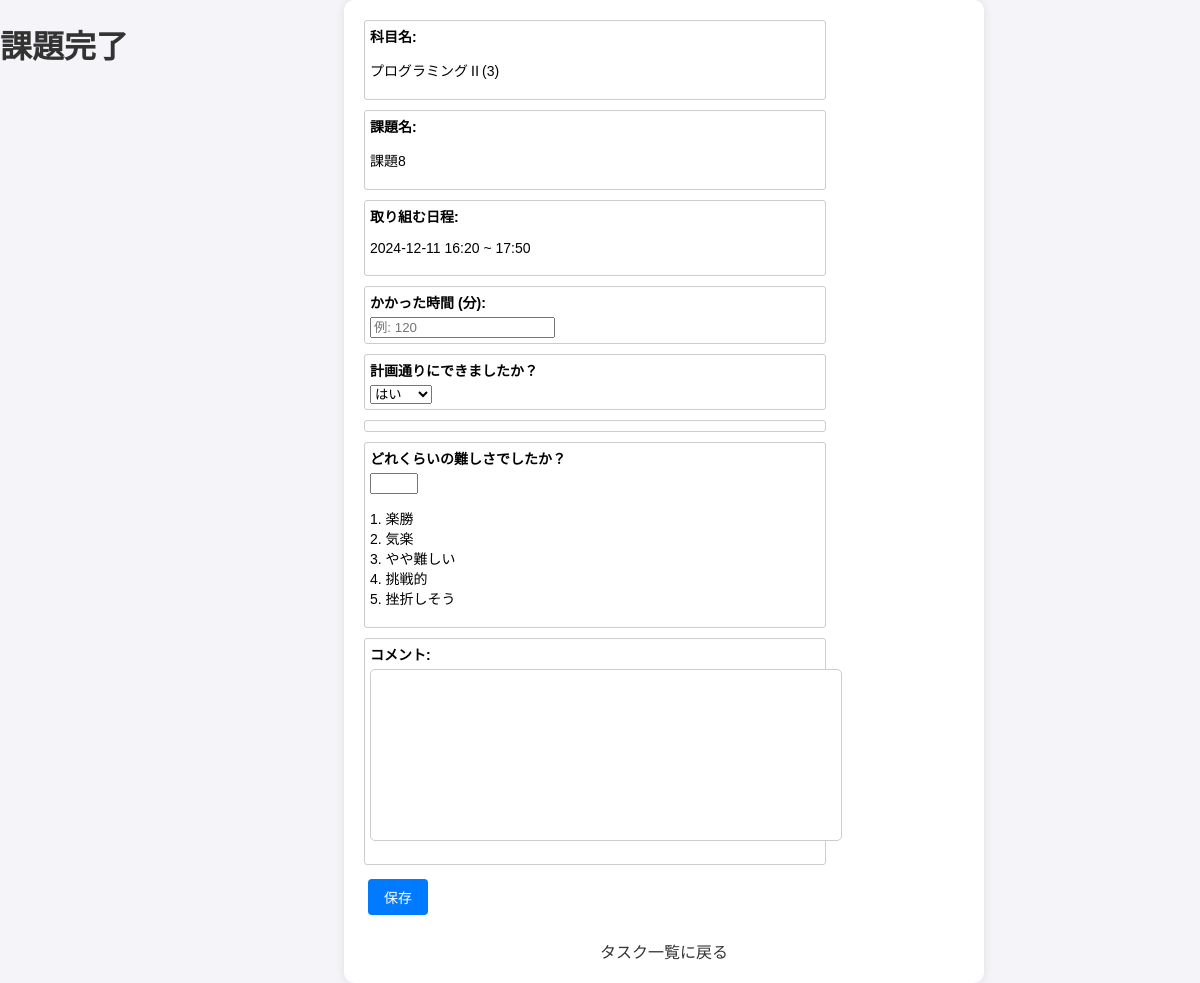
/task/39/completion/ (signed in), run on the app's committed database.
### accounts/models.py (models this page shows, shortened)
class Task(models.Model):
    user = models.ForeignKey(User, on_delete=models.CASCADE)
    subject_name = models.CharField(max_length=100)
    assignment_name = models.CharField(max_length=100)
    work_date = models.DateTimeField()  # 日時を統合して保存
    end_date = models.DateTimeField()  # 終了時刻を追加
    deadline = models.DateTimeField()  # 日時を統合して保存
    memo = models.TextField(blank=True, null=True)
    is_completed = models.BooleanField(default=False)

### accounts/views.py (the view)
# urls.py: path('task/<int:task_id>/completion/', views.completion_view, name='completion_view'),
def completion_view(request, task_id):
    task = get_object_or_404(Task, id=task_id, user=request.user)
    if request.method == 'POST':
        form = CompletionForm(request.POST)
        if form.is_valid():
            completed_task = form.save(commit=False)
            completed_task.task = task
            completed_task.subject_name = task.subject_name
            completed_task.assignment_name = task.assignment_name
            completed_task.user = request.user  # 現在のユーザーを設定
            completed_task.save()  # データベースに保存
            task.is_completed = True
            task.save()
            return redirect('graph_display')
        else:
            print("Form is not valid:", form.errors)
            return render(request, 'accounts/completion.html', {'task': task, 'form': form})
    else:
        form = CompletionForm()
    return render(request, 'accounts/completion.html', {'task': task, 'form': form})

### accounts/forms.py
class CompletionForm(forms.ModelForm):
    time_spent = forms.IntegerField(
        widget=forms.TextInput(attrs={'type': 'number', 'min': '1', 'placeholder': '例: 120'}),
        label='かかった時間（分）'
    )
    completed_on_time = forms.ChoiceField(
        choices=[('yes', 'はい'), ('no', 'いいえ')],
        label='計画通りにできましたか？'
    )
    difficulty = forms.IntegerField(
        widget=forms.TextInput(attrs={'type': 'number', 'min': '1', 'max': '5'}),
        label='難易度（1～5）'
    )
    comment = forms.CharField(widget=forms.Textarea, label='課題に対するコメント', required=False)
    reason = forms.ChoiceField(
        choices=[
            ('時間がなかった', '時間がなかった'),
            ('思ったより時間がかかった', '思ったより時間がかかった'),
            ('集中できなかった', '集中できなかった'),
            ('やる気が出なかった', 'やる気が出なかった'),
            ('予想外の予定が入った', '予想外の予定が入った'),
            ('体調不良', '体調不良'),
            ('その他', 'その他')
        ],
        label='できなかった理由',
        required=False
    )
    class Meta:
        model = CompletedTask
        fields = ['time_spent', 'completed_on_time', 'reason', 'difficulty', 'comment']

### templates/accounts/completion.html (shortened to what this page needs)
{% load static %}
{% load static %}
<!DOCTYPE html>
<html lang="ja">
<head>
    <link rel="stylesheet" type="text/css" href="{% static 'css/style.css' %}">
</head>
<body>
    <h1>課題完了</h1>
    <div class="form-container">
        <form method="POST" action="{% url 'completion_view' task.id %}">
            <div class="input-field">
                <label>科目名:</label>
                <p>{{ task.subject_name }}</p>
            </div>
            <div class="input-field">
                <label>課題名:</label>
                <p>{{ task.assignment_name }}</p>
            </div>
            <div class="input-field">
                <label>取り組む日程:</label>
                <p>{{ task.work_date|date:"Y-m-d H:i" }} ~ {{ task.end_date|date:"H:i" }}</p>
            </div>
            <div class="input-field">
                <label for="id_time_spent">かかった時間 (分):</label>
                {{ form.time_spent }}
            </div>
            <div class="input-field">
                <label for="id_completed_on_time">計画通りにできましたか？</label>
                {{ form.completed_on_time }}
            </div>
            <div class="input-field">
            </div>
            <div class="input-field">
                <label for="id_difficulty">どれくらいの難しさでしたか？</label>
                {{ form.difficulty }}
                <p>
                    1. 楽勝<br>
                    2. 気楽<br>
                    3. やや難しい<br>
                    4. 挑戦的<br>
                    5. 挫折しそう
                </p>
            </div>
            <div class="input-field">
                <label for="id_comment">コメント:</label>
                {{ form.comment }}
            </div>
            <button type="submit" class="btn">保存</button>
        </form>
        <a class="back-link" href="{% url 'task_list' %}">タスク一覧に戻る</a>
    </div>
</body>
</html>

### static/css/style.css (style rules this page uses)
body { font-family: Arial, sans-serif; background-color: #f4f4f9; margin: 0; padding: 0; display: flex; justify-content: center; align-items: flex-start; min-height: 100vh; }
.form-container { width: 100%; max-width: 600px; margin: auto; padding: 20px; background-color: #ffffff; border-radius: 10px; box-shadow: 0px 0px 10px rgba(0, 0, 0, 0.1); }
.input-field { width: 75%; padding: 5px; margin-bottom: 10px; font-size: 14px; border: 1px solid #ccc; border-radius: 3px; }
label { font-weight: bold; display: block; margin-bottom: 5px; }
textarea { width: 100%; padding: 10px; height: 150px; margin-bottom: 15px; border: 1px solid #ccc; border-radius: 5px; resize: none; }
h1, h2, h4 { text-align: center; color: #333; margin-bottom: 20px; }
.back-link { display: block; text-align: center; margin-top: 20px; color: #333; text-decoration: none; }
.btn { display: inline-block; padding: 8px 16px; margin: 4px; font-size: 14px; text-align: center; text-decoration: none; color: #fff; background-color: #007bff; border: none; border-radius: 4px; cursor: pointer; }

### data on the page
Task: subject_name "プログラミングⅡ(3)", assignment_name "課題8", work_date "2024-12-11 16:20", end_date "17:50"
